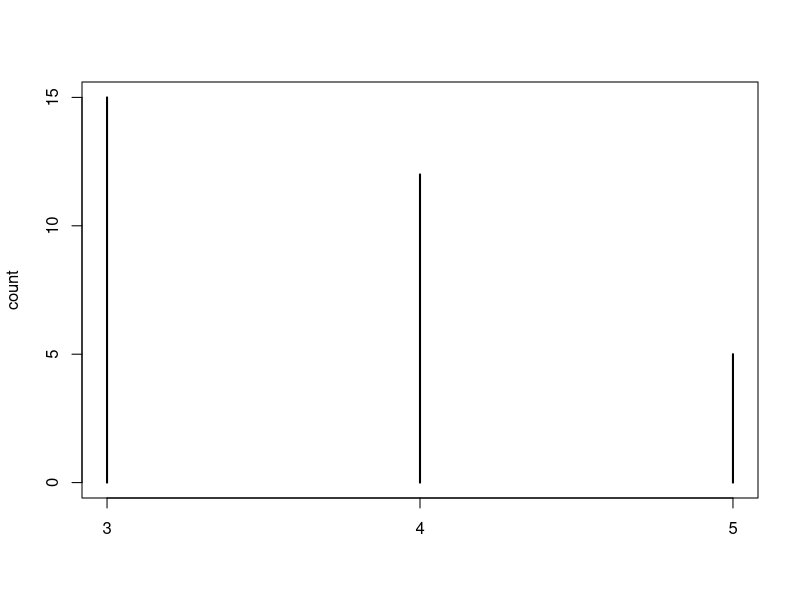
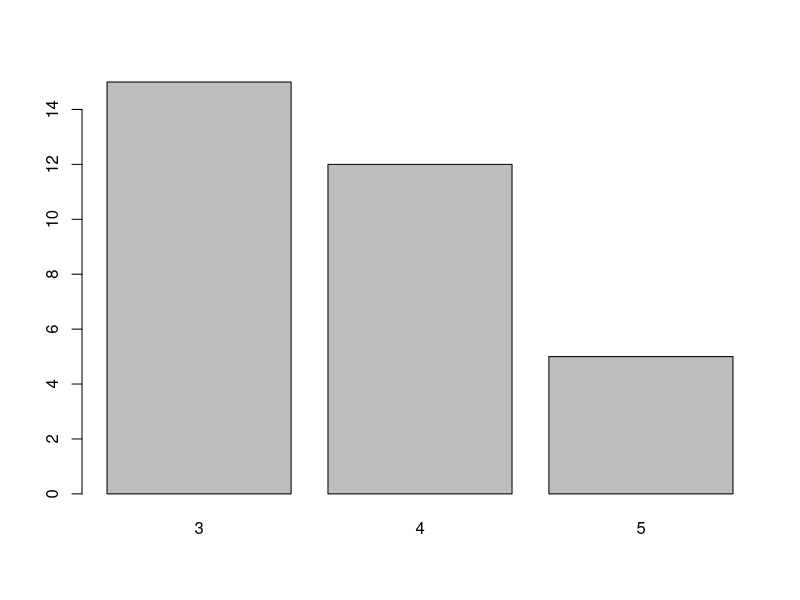
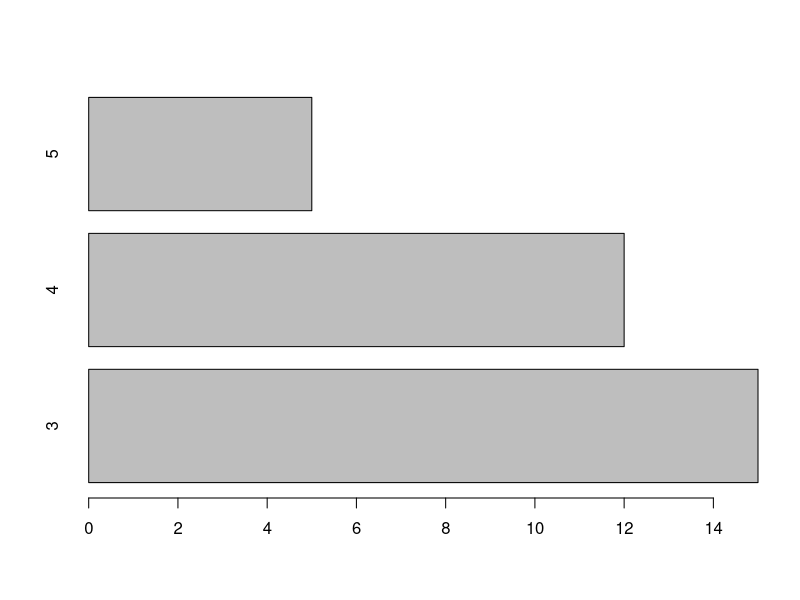
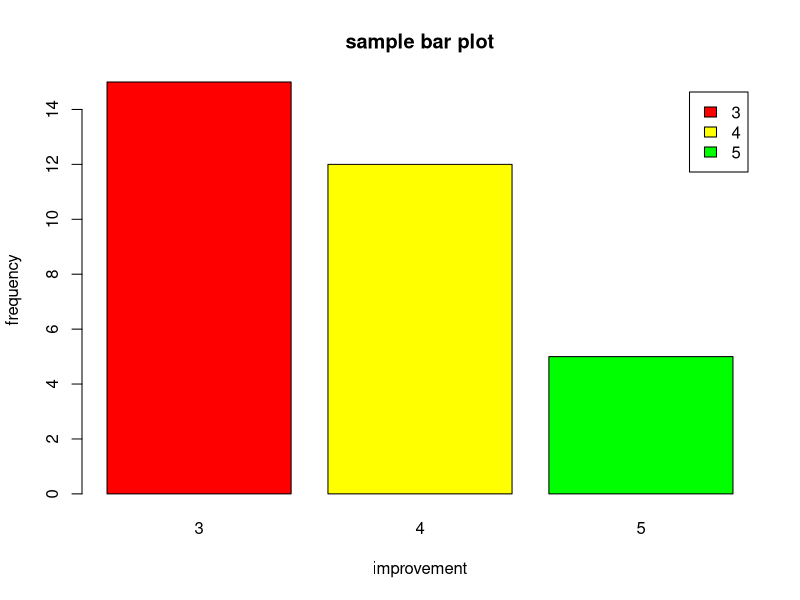
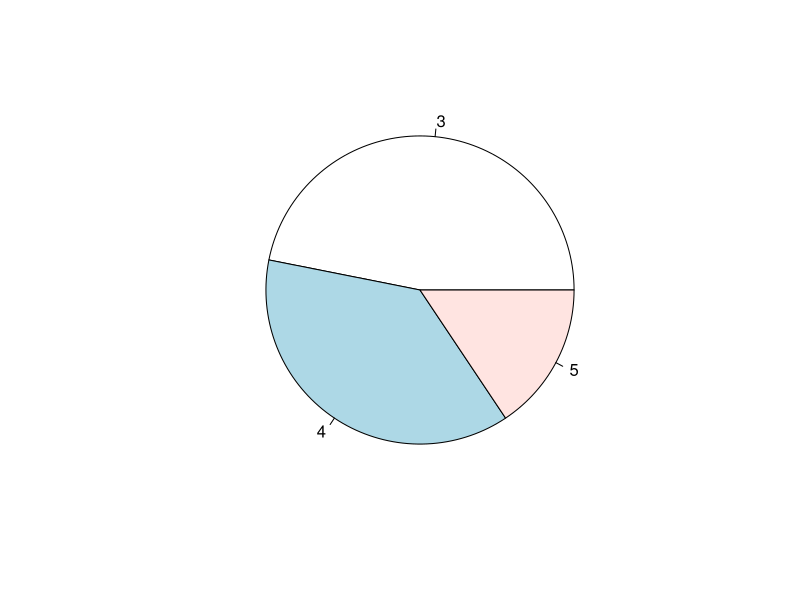
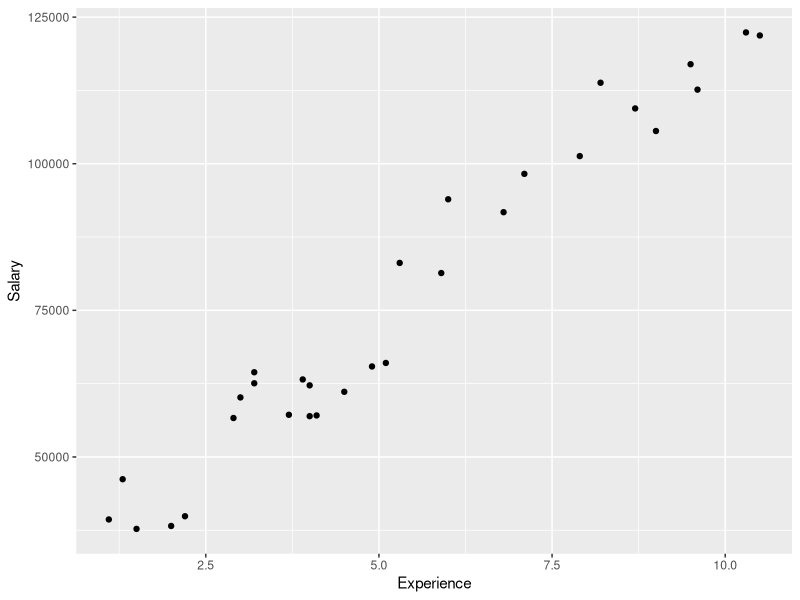
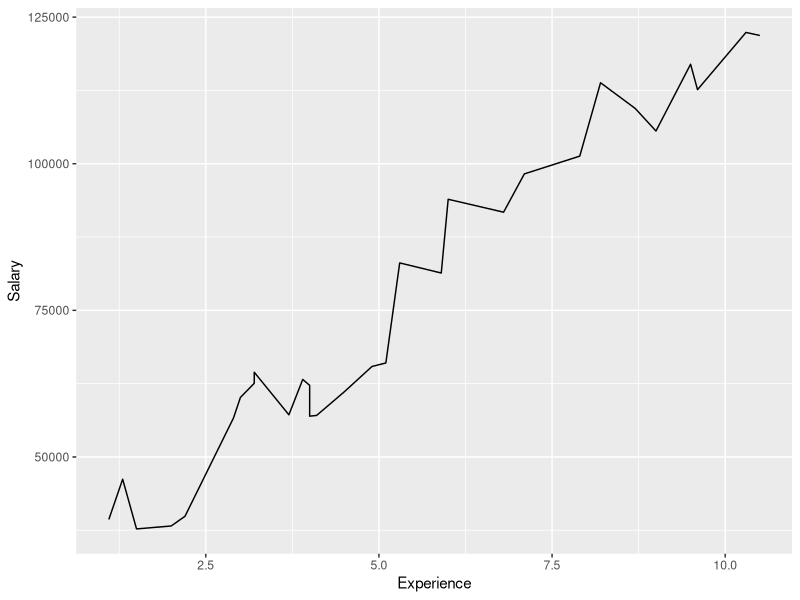
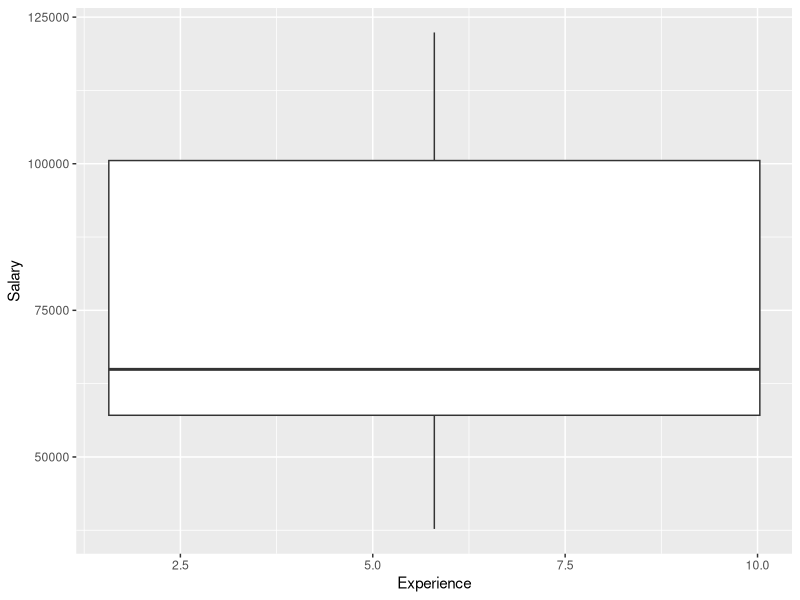

Recreate these plots in R, in order.
#data visualization

count<-table(mtcars$gear)
View(count)
plot(count)
barplot(count)
barplot(count,horiz=TRUE)

barplot(count,main="sample bar plot",
        xlab='improvement',
        ylab='frequency',
        legend=rownames(count),
        col=c('red','yellow','green'))
pie(count)

#let us try line, scatter and bar plot

salary<-read.csv('Money_Data.csv')
View(salary)
library(ggplot2)
ggplot(salary,aes(x=Experience,y=Salary))+
  geom_point()
ggplot(salary,aes(x=Experience,y=Salary,))+
  geom_line()
ggplot(salary,aes(x=Experience,y=Salary))+
  geom_boxplot()

